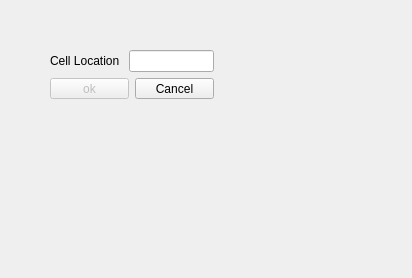
<?xml version="1.0" encoding="UTF-8"?>
<ui version="4.0">
 <class>GoToCellDialog</class>
 <widget class="QWidget" name="GoToCellDialog">
  <property name="geometry">
   <rect>
    <x>0</x>
    <y>0</y>
    <width>412</width>
    <height>278</height>
   </rect>
  </property>
  <property name="windowTitle">
   <string>Form</string>
  </property>
  <widget class="QWidget" name="">
   <property name="geometry">
    <rect>
     <x>50</x>
     <y>50</y>
     <width>164</width>
     <height>49</height>
    </rect>
   </property>
   <layout class="QVBoxLayout" name="verticalLayout">
    <item>
     <layout class="QHBoxLayout" name="horizontalLayout">
      <item>
       <widget class="QLabel" name="label">
        <property name="text">
         <string>Cell Location </string>
        </property>
        <property name="buddy">
         <cstring>lineEdit</cstring>
        </property>
       </widget>
      </item>
      <item>
       <widget class="QLineEdit" name="lineEdit"/>
      </item>
     </layout>
    </item>
    <item>
     <layout class="QHBoxLayout" name="horizontalLayout_2">
      <item>
       <spacer name="horizontalSpacer">
        <property name="orientation">
         <enum>Qt::Horizontal</enum>
        </property>
        <property name="sizeHint" stdset="0">
         <size>
          <width>40</width>
          <height>20</height>
         </size>
        </property>
       </spacer>
      </item>
      <item>
       <widget class="QPushButton" name="okButton">
        <property name="enabled">
         <bool>false</bool>
        </property>
        <property name="text">
         <string>ok</string>
        </property>
       </widget>
      </item>
      <item>
       <widget class="QPushButton" name="cancelButton">
        <property name="text">
         <string>Cancel</string>
        </property>
       </widget>
      </item>
     </layout>
    </item>
   </layout>
  </widget>
 </widget>
 <resources/>
 <connections/>
 <slots>
  <signal>clicked()</signal>
  <slot>accept()</slot>
  <slot>reject()</slot>
 </slots>
</ui>
